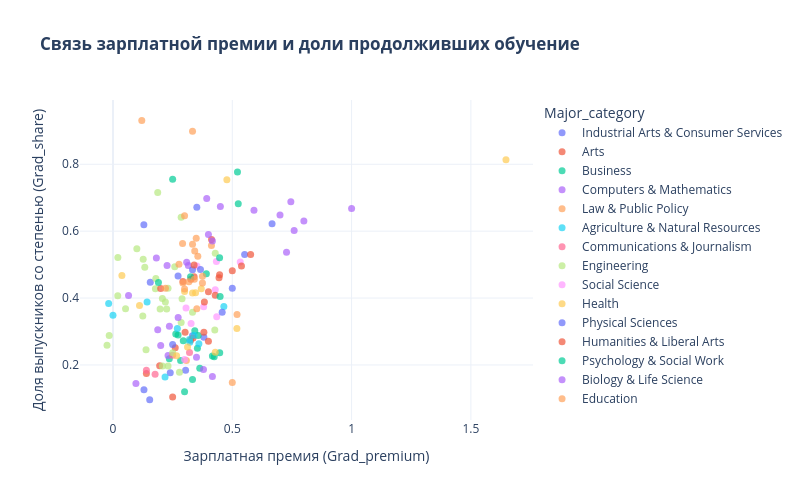

Source (notebook cell):
### Markdown cell above
$H_0$ — монотонная связь между `Grad_premium` и `Grad_share` отсутствует;  
$H_1$ — между `Grad_premium` и `Grad_share` существует положительная монотонная связь.

### Code cell
fig = px.scatter(
    df,
    x="Grad_premium",
    y="Grad_share",
    hover_name="Major",
    color="Major_category",
    title="<b>Связь зарплатной премии и доли продолживших обучение</b>",
    labels={
        "Grad_premium": "Зарплатная премия (Grad_premium)",
        "Grad_share": "Доля выпускников со степенью (Grad_share)",
    },
    template="plotly_white",
    width=800,
    height=500,
)
fig.update_traces(marker=dict(size=7, opacity=0.7))
fig.show()

### Figure 1 — Plotly figure (JSON) as saved in the notebook; plotly's stock layout.template omitted (floating-point values rounded to 4 significant figures)
{"data": [{"hovertemplate": "<b>%{hovertext}</b><br><br>Major_category=Industrial Arts & Consumer Services<br>Зарплатная премия (Grad_premium)=%{x}<br>Доля выпускников со степенью (Grad_share)=%{y}<extra></extra>", "hovertext": ["CONSTRUCTION SERVICES", "COSMETOLOGY SERVICES AND CULINARY ARTS", "ELECTRICAL, MECHANICAL, AND PRECISION TECHNOLOGIES AND PRODUCTION", "TRANSPORTATION SCIENCES AND TECHNOLOGIES", "FAMILY AND CONSUMER SCIENCES", "PHYSICAL FITNESS PARKS RECREATION AND LEISURE", "MILITARY TECHNOLOGIES"], "legendgroup": "Industrial Arts & Consumer Services", "marker": {"color": "#636efa", "opacity": 0.7, "size": 7, "symbol": "circle"}, "mode": "markers", "name": "Industrial Arts & Consumer Services", "orientation": "v", "showlegend": true, "type": "scatter", "x": [0.1538, 0.1298, 0.24, 0.3043, 0.381, 0.3333, 0.1562], "xaxis": "x", "y": [0.09632, 0.1259, 0.1768, 0.1844, 0.2824, 0.287, 0.4475], "yaxis": "y"}, {"hovertemplate": "<b>%{hovertext}</b><br><br>Major_category=Arts<br>Зарплатная премия (Grad_premium)=%{x}<br>Доля выпускников со степенью (Grad_share)=%{y}<extra></extra>", "hovertext": ["COMMERCIAL ART AND GRAPHIC DESIGN", "FILM VIDEO AND PHOTOGRAPHIC ARTS", "MISCELLANEOUS FINE ARTS", "FINE ARTS", "VISUAL AND PERFORMING ARTS", "STUDIO ARTS", "DRAMA AND THEATER ARTS", "MUSIC"], "legendgroup": "Arts", "marker": {"color": "#EF553B", "opacity": 0.7, "size": 7, "symbol": "circle"}, "mode": "markers", "name": "Arts", "orientation": "v", "showlegend": true, "type": "scatter", "x": [0.25, 0.14, 0.1957, 0.2609, 0.325, 0.3355, 0.3022, 0.2931], "xaxis": "x", "y": [0.1044, 0.1743, 0.1974, 0.2511, 0.274, 0.2802, 0.2979, 0.4492], "yaxis": "y"}, {"hovertemplate": "<b>%{hovertext}</b><br><br>Major_category=Business<br>Зарплатная премия (Grad_premium)=%{x}<br>Доля выпускников со степенью (Grad_share)=%{y}<extra></extra>", "hovertext": ["HOSPITALITY MANAGEMENT", "MARKETING AND MARKETING RESEARCH", "MISCELLANEOUS BUSINESS & MEDICAL ADMINISTRATION", "BUSINESS MANAGEMENT AND ADMINISTRATION", "MANAGEMENT INFORMATION SYSTEMS AND STATISTICS", "OPERATIONS LOGISTICS AND E-COMMERCE", "GENERAL BUSINESS", "ACTUARIAL SCIENCE", "ACCOUNTING", "FINANCE", "HUMAN RESOURCES AND PERSONNEL MANAGEMENT", "INTERNATIONAL BUSINESS", "BUSINESS ECONOMICS"], "legendgroup": "Business", "marker": {"color": "#00cc96", "opacity": 0.7, "size": 7, "symbol": "circle"}, "mode": "markers", "name": "Business", "orientation": "v", "showlegend": true, "type": "scatter", "x": [0.3, 0.3333, 0.3636, 0.2833, 0.2361, 0.4242, 0.4167, 0.4474, 0.3538, 0.3571, 0.2727, 0.2632, 0.3429], "xaxis": "x", "y": [0.1198, 0.1565, 0.1905, 0.2135, 0.2185, 0.2244, 0.2267, 0.2361, 0.2501, 0.288, 0.2893, 0.2925, 0.302], "yaxis": "y"}, {"hovertemplate": "<b>%{hovertext}</b><br><br>Major_category=Computers & Mathematics<br>Зарплатная премия (Grad_premium)=%{x}<br>Доля выпускников со степенью (Grad_share)=%{y}<extra></extra>", "hovertext": ["COMMUNICATION TECHNOLOGIES", "COMPUTER PROGRAMMING AND DATA PROCESSING", "COMPUTER NETWORKING AND TELECOMMUNICATIONS", "COMPUTER ADMINISTRATION MANAGEMENT AND SECURITY", "COMPUTER AND INFORMATION SYSTEMS", "INFORMATION SCIENCES", "COMPUTER SCIENCE", "MATHEMATICS AND COMPUTER SCIENCE", "APPLIED MATHEMATICS", "STATISTICS AND DECISION SCIENCE", "MATHEMATICS"], "legendgroup": "Computers & Mathematics", "marker": {"color": "#ab63fa", "opacity": 0.7, "size": 7, "symbol": "circle"}, "mode": "markers", "name": "Computers & Mathematics", "orientation": "v", "showlegend": true, "type": "scatter", "x": [0.09615, 0.4167, 0.3793, 0.35, 0.2308, 0.2, 0.1875, 0.06522, 0.3158, 0.2267, 0.3088], "xaxis": "x", "y": [0.1448, 0.1654, 0.1863, 0.2229, 0.228, 0.2583, 0.3049, 0.4074, 0.4971, 0.4973, 0.5067], "yaxis": "y"}, {"hovertemplate": "<b>%{hovertext}</b><br><br>Major_category=Law & Public Policy<br>Зарплатная премия (Grad_premium)=%{x}<br>Доля выпускников со степенью (Grad_share)=%{y}<extra></extra>", "hovertext": ["COURT REPORTING", "CRIMINAL JUSTICE AND FIRE PROTECTION", "PRE-LAW AND LEGAL STUDIES", "PUBLIC ADMINISTRATION", "PUBLIC POLICY"], "legendgroup": "Law & Public Policy", "marker": {"color": "#FFA15A", "opacity": 0.7, "size": 7, "symbol": "circle"}, "mode": "markers", "name": "Law & Public Policy", "orientation": "v", "showlegend": true, "type": "scatter", "x": [0.5, 0.3077, 0.52, 0.2931, 0.4127], "xaxis": "x", "y": [0.1474, 0.213, 0.3506, 0.4448, 0.557], "yaxis": "y"}, {"hovertemplate": "<b>%{hovertext}</b><br><br>Major_category=Agriculture & Natural Resources<br>Зарплатная премия (Grad_premium)=%{x}<br>Доля выпускников со степенью (Grad_share)=%{y}<extra></extra>", "hovertext": ["AGRICULTURE PRODUCTION AND MANAGEMENT", "GENERAL AGRICULTURE", "FORESTRY", "NATURAL RESOURCES MANAGEMENT", "PLANT SCIENCE AND AGRONOMY", "AGRICULTURAL ECONOMICS", "SOIL SCIENCE", "ANIMAL SCIENCES", "MISCELLANEOUS AGRICULTURE", "FOOD SCIENCE"], "legendgroup": "Agriculture & Natural Resources", "marker": {"color": "#19d3f3", "opacity": 0.7, "size": 7, "symbol": "circle"}, "mode": "markers", "name": "Agriculture & Natural Resources", "orientation": "v", "showlegend": true, "type": "scatter", "x": [0.2182, 0.36, 0.322, 0.3208, 0.34, 0.2698, 0.0, 0.4646, -0.01818, 0.1429], "xaxis": "x", "y": [0.164, 0.2633, 0.2676, 0.2758, 0.2891, 0.3093, 0.3482, 0.3744, 0.3834, 0.3885], "yaxis": "y"}, {"hovertemplate": "<b>%{hovertext}</b><br><br>Major_category=Communications & Journalism<br>Зарплатная премия (Grad_premium)=%{x}<br>Доля выпускников со степенью (Grad_share)=%{y}<extra></extra>", "hovertext": ["ADVERTISING AND PUBLIC RELATIONS", "MASS MEDIA", "COMMUNICATIONS", "JOURNALISM"], "legendgroup": "Communications & Journalism", "marker": {"color": "#FF6692", "opacity": 0.7, "size": 7, "symbol": "circle"}, "mode": "markers", "name": "Communications & Journalism", "orientation": "v", "showlegend": true, "type": "scatter", "x": [0.1765, 0.14, 0.25, 0.3208], "xaxis": "x", "y": [0.1719, 0.1842, 0.2289, 0.237], "yaxis": "y"}, {"hovertemplate": "<b>%{hovertext}</b><br><br>Major_category=Engineering<br>Зарплатная премия (Grad_premium)=%{x}<br>Доля выпускников со степенью (Grad_share)=%{y}<extra></extra>", "hovertext": ["MECHANICAL ENGINEERING RELATED TECHNOLOGIES", "MISCELLANEOUS ENGINEERING TECHNOLOGIES", "INDUSTRIAL PRODUCTION TECHNOLOGIES", "ELECTRICAL ENGINEERING TECHNOLOGY", "ENGINEERING TECHNOLOGIES", "ARCHITECTURAL ENGINEERING", "PETROLEUM ENGINEERING", "ENGINEERING AND INDUSTRIAL MANAGEMENT", "MISCELLANEOUS ENGINEERING", "ARCHITECTURE", "GENERAL ENGINEERING", "CIVIL ENGINEERING", "COMPUTER ENGINEERING", "MINING AND MINERAL ENGINEERING", "MECHANICAL ENGINEERING", "INDUSTRIAL AND MANUFACTURING ENGINEERING", "GEOLOGICAL AND GEOPHYSICAL ENGINEERING", "NAVAL ARCHITECTURE AND MARINE ENGINEERING", "ELECTRICAL ENGINEERING", "BIOLOGICAL ENGINEERING", "MATERIALS ENGINEERING AND MATERIALS SCIENCE", "CHEMICAL ENGINEERING", "AEROSPACE ENGINEERING", "ENVIRONMENTAL ENGINEERING", "METALLURGICAL ENGINEERING", "ENGINEERING MECHANICS PHYSICS AND SCIENCE", "NUCLEAR ENGINEERING", "BIOMEDICAL ENGINEERING", "MATERIALS SCIENCE"], "legendgroup": "Engineering", "marker": {"color": "#B6E880", "opacity": 0.7, "size": 7, "symbol": "circle"}, "mode": "markers", "name": "Engineering", "orientation": "v", "showlegend": true, "type": "scatter", "x": [0.2787, 0.2308, 0.2071, 0.25, 0.1385, -0.025, -0.01587, 0.4267, 0.2857, 0.125, 0.3333, 0.225, 0.1975, 0.05263, 0.2195, 0.2895, 0.2069, 0.02, 0.1778, 0.2308, 0.1795, 0.1333, 0.2588, 0.1266, 0.02041, 0.4286, 0.1, 0.2857, 0.1875], "xaxis": "x", "y": [0.178, 0.1965, 0.197, 0.2365, 0.2457, 0.259, 0.2881, 0.3048, 0.3272, 0.3465, 0.3573, 0.3674, 0.3676, 0.3677, 0.3881, 0.3978, 0.3987, 0.4067, 0.428, 0.4296, 0.4583, 0.4924, 0.4934, 0.5162, 0.521, 0.5336, 0.5477, 0.6419, 0.7154], "yaxis": "y"}, {"hovertemplate": "<b>%{hovertext}</b><br><br>Major_category=Social Science<br>Зарплатная премия (Grad_premium)=%{x}<br>Доля выпускников со степенью (Grad_share)=%{y}<extra></extra>", "hovertext": ["CRIMINOLOGY", "GEOGRAPHY", "INTERDISCIPLINARY SOCIAL SCIENCES", "SOCIOLOGY", "GENERAL SOCIAL SCIENCES", "ECONOMICS", "MISCELLANEOUS SOCIAL SCIENCES", "POLITICAL SCIENCE AND GOVERNMENT", "INTERNATIONAL RELATIONS"], "legendgroup": "Social Science", "marker": {"color": "#FF97FF", "opacity": 0.7, "size": 7, "symbol": "circle"}, "mode": "markers", "name": "Social Science", "orientation": "v", "showlegend": true, "type": "scatter", "x": [0.3, 0.3273, 0.4348, 0.3061, 0.38, 0.4286, 0.3519, 0.5333, 0.4333], "xaxis": "x", "y": [0.2162, 0.3241, 0.3441, 0.3703, 0.3739, 0.4249, 0.4959, 0.5077, 0.509], "yaxis": "y"}, {"hovertemplate": "<b>%{hovertext}</b><br><br>Major_category=Health<br>Зарплатная премия (Grad_premium)=%{x}<br>Доля выпускников со степенью (Grad_share)=%{y}<extra></extra>", "hovertext": ["MEDICAL TECHNOLOGIES TECHNICIANS", "MEDICAL ASSISTING SERVICES", "NURSING", "HEALTH AND MEDICAL ADMINISTRATIVE SERVICES", "TREATMENT THERAPY PROFESSIONS", "MISCELLANEOUS HEALTH MEDICAL PROFESSIONS", "GENERAL MEDICAL AND HEALTH SERVICES", "NUTRITION SCIENCES", "COMMUNITY AND PUBLIC HEALTH", "PHARMACY PHARMACEUTICAL SCIENCES AND ADMINISTRATION", "COMMUNICATION DISORDERS SCIENCES AND SERVICES", "HEALTH AND MEDICAL PREPARATORY PROGRAMS"], "legendgroup": "Health", "marker": {"color": "#FECB52", "opacity": 0.7, "size": 7, "symbol": "circle"}, "mode": "markers", "name": "Health", "orientation": "v", "showlegend": true, "type": "scatter", "x": [0.2667, 0.4286, 0.3125, 0.5192, 0.1111, 0.3333, 0.3462, 0.3, 0.37, 0.03738, 0.4773, 1.647], "xaxis": "x", "y": [0.2278, 0.238, 0.2537, 0.309, 0.3774, 0.4153, 0.4162, 0.4194, 0.4277, 0.4675, 0.754, 0.8137], "yaxis": "y"}, {"hovertemplate": "<b>%{hovertext}</b><br><br>Major_category=Physical Sciences<br>Зарплатная премия (Grad_premium)=%{x}<br>Доля выпускников со степенью (Grad_share)=%{y}<extra></extra>", "hovertext": ["NUCLEAR, INDUSTRIAL RADIOLOGY, AND BIOLOGICAL TECHNOLOGIES", "MULTI-DISCIPLINARY OR GENERAL SCIENCE", "OCEANOGRAPHY", "GEOLOGY AND EARTH SCIENCE", "PHYSICAL SCIENCES", "ATMOSPHERIC SCIENCES AND METEOROLOGY", "GEOSCIENCES", "ASTRONOMY AND ASTROPHYSICS", "CHEMISTRY", "PHYSICS"], "legendgroup": "Physical Sciences", "marker": {"color": "#636efa", "opacity": 0.7, "size": 7, "symbol": "circle"}, "mode": "markers", "name": "Physical Sciences", "orientation": "v", "showlegend": true, "type": "scatter", "x": [0.25, 0.4576, 0.5, 0.2727, 0.3333, 0.3667, 0.5517, 0.1294, 0.6667, 0.3514], "xaxis": "x", "y": [0.261, 0.3574, 0.4289, 0.466, 0.4843, 0.4852, 0.5303, 0.6189, 0.6223, 0.6717], "yaxis": "y"}, {"hovertemplate": "<b>%{hovertext}</b><br><br>Major_category=Humanities & Liberal Arts<br>Зарплатная премия (Grad_premium)=%{x}<br>Доля выпускников со степенью (Grad_share)=%{y}<extra></extra>", "hovertext": ["LIBERAL ARTS", "COMPOSITION AND RHETORIC", "HUMANITIES", "ART HISTORY AND CRITICISM", "INTERCULTURAL AND INTERNATIONAL STUDIES", "THEOLOGY AND RELIGIOUS VOCATIONS", "LINGUISTICS AND COMPARATIVE LANGUAGE AND LITERATURE", "ANTHROPOLOGY AND ARCHEOLOGY", "ENGLISH LANGUAGE AND LITERATURE", "OTHER FOREIGN LANGUAGES", "AREA ETHNIC AND CIVILIZATION STUDIES", "HISTORY", "FRENCH GERMAN LATIN AND OTHER COMMON FOREIGN LANGUAGE STUDIES", "UNITED STATES HISTORY", "PHILOSOPHY AND RELIGIOUS STUDIES"], "legendgroup": "Humanities & Liberal Arts", "marker": {"color": "#EF553B", "opacity": 0.7, "size": 7, "symbol": "circle"}, "mode": "markers", "name": "Humanities & Liberal Arts", "orientation": "v", "showlegend": true, "type": "scatter", "x": [0.4, 0.381, 0.383, 0.4286, 0.4, 0.2, 0.3265, 0.4444, 0.34, 0.4468, 0.5, 0.5385, 0.34, 0.5769, 0.413], "xaxis": "x", "y": [0.271, 0.2975, 0.3882, 0.4081, 0.4191, 0.4288, 0.4565, 0.4611, 0.464, 0.4694, 0.4817, 0.4955, 0.4991, 0.5305, 0.5752], "yaxis": "y"}, {"hovertemplate": "<b>%{hovertext}</b><br><br>Major_category=Psychology & Social Work<br>Зарплатная премия (Grad_premium)=%{x}<br>Доля выпускников со степенью (Grad_share)=%{y}<extra></extra>", "hovertext": ["HUMAN SERVICES AND COMMUNITY ORGANIZATION", "SOCIAL PSYCHOLOGY", "INDUSTRIAL AND ORGANIZATIONAL PSYCHOLOGY", "SOCIAL WORK", "PSYCHOLOGY", "MISCELLANEOUS PSYCHOLOGY", "EDUCATIONAL PSYCHOLOGY", "COUNSELING PSYCHOLOGY", "CLINICAL PSYCHOLOGY"], "legendgroup": "Psychology & Social Work", "marker": {"color": "#00cc96", "opacity": 0.7, "size": 7, "symbol": "circle"}, "mode": "markers", "name": "Psychology & Social Work", "orientation": "v", "showlegend": true, "type": "scatter", "x": [0.2946, 0.449, 0.1905, 0.325, 0.3913, 0.4468, 0.525, 0.25, 0.5217], "xaxis": "x", "y": [0.2725, 0.4047, 0.4467, 0.4637, 0.4725, 0.5202, 0.6817, 0.7554, 0.777], "yaxis": "y"}, {"hovertemplate": "<b>%{hovertext}</b><br><br>Major_category=Biology & Life Science<br>Зарплатная премия (Grad_premium)=%{x}<br>Доля выпускников со степенью (Grad_share)=%{y}<extra></extra>", "hovertext": ["ENVIRONMENTAL SCIENCE", "ECOLOGY", "MISCELLANEOUS BIOLOGY", "COGNITIVE SCIENCE AND BIOPSYCHOLOGY", "MICROBIOLOGY", "BOTANY", "BIOLOGY", "PHYSIOLOGY", "MOLECULAR BIOLOGY", "PHARMACOLOGY", "ZOOLOGY", "NEUROSCIENCE", "BIOCHEMICAL SCIENCES", "GENETICS"], "legendgroup": "Biology & Life Science", "marker": {"color": "#ab63fa", "opacity": 0.7, "size": 7, "symbol": "circle"}, "mode": "markers", "name": "Biology & Life Science", "orientation": "v", "showlegend": true, "type": "scatter", "x": [0.2364, 0.2731, 0.1818, 0.7273, 0.4167, 0.4, 0.7593, 0.8, 0.7, 0.5909, 1.0, 0.45, 0.7455, 0.3929], "xaxis": "x", "y": [0.3158, 0.3415, 0.5201, 0.5371, 0.5704, 0.5901, 0.6019, 0.6303, 0.6481, 0.6627, 0.668, 0.6736, 0.6876, 0.6973], "yaxis": "y"}, {"hovertemplate": "<b>%{hovertext}</b><br><br>Major_category=Education<br>Зарплатная премия (Grad_premium)=%{x}<br>Доля выпускников со степенью (Grad_share)=%{y}<extra></extra>", "hovertext": ["EARLY CHILDHOOD EDUCATION", "PHYSICAL AND HEALTH EDUCATION TEACHING", "MISCELLANEOUS EDUCATION", "ELEMENTARY EDUCATION", "GENERAL EDUCATION", "ART AND MUSIC EDUCATION", "TEACHER EDUCATION: MULTIPLE LEVELS", "SOCIAL SCIENCE OR HISTORY TEACHER EDUCATION", "SECONDARY TEACHER EDUCATION", "LANGUAGE AND DRAMA EDUCATION", "MATHEMATICS TEACHER EDUCATION", "SCIENCE AND COMPUTER TEACHER EDUCATION", "SPECIAL NEEDS EDUCATION", "LIBRARY SCIENCE", "SCHOOL STUDENT COUNSELING", "EDUCATIONAL ADMINISTRATION AND SUPERVISION"], "legendgroup": "Education", "marker": {"color": "#FFA15A", "opacity": 0.7, "size": 7, "symbol": "circle"}, "mode": "markers", "name": "Education", "orientation": "v", "showlegend": true, "type": "scatter", "x": [0.3514, 0.3, 0.22, 0.375, 0.3182, 0.3409, 0.375, 0.2766, 0.3556, 0.3426, 0.3333, 0.2917, 0.3488, 0.3, 0.3333, 0.1207], "xaxis": "x", "y": [0.3681, 0.4272, 0.429, 0.4449, 0.4484, 0.4564, 0.465, 0.5011, 0.5249, 0.5407, 0.5606, 0.5627, 0.5787, 0.6463, 0.8989, 0.9312], "yaxis": "y"}], "layout": {"height": 500, "legend": {"title": {"text": "Major_category"}, "tracegroupgap": 0}, "title": {"text": "<b>Связь зарплатной премии и доли продолживших обучение</b>"}, "width": 800, "xaxis": {"anchor": "y", "domain": [0, 1], "title": {"text": "Зарплатная премия (Grad_premium)"}}, "yaxis": {"anchor": "x", "domain": [0, 1], "title": {"text": "Доля выпускников со степенью (Grad_share)"}}}}
